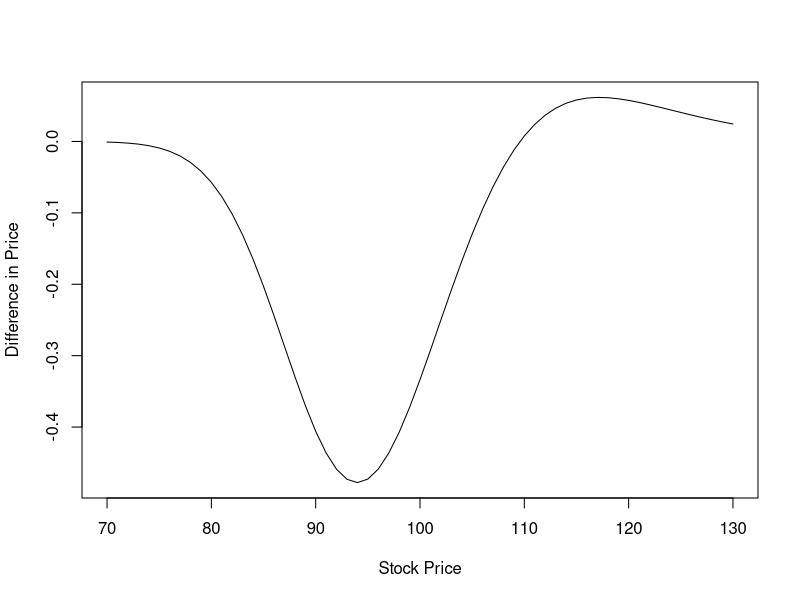
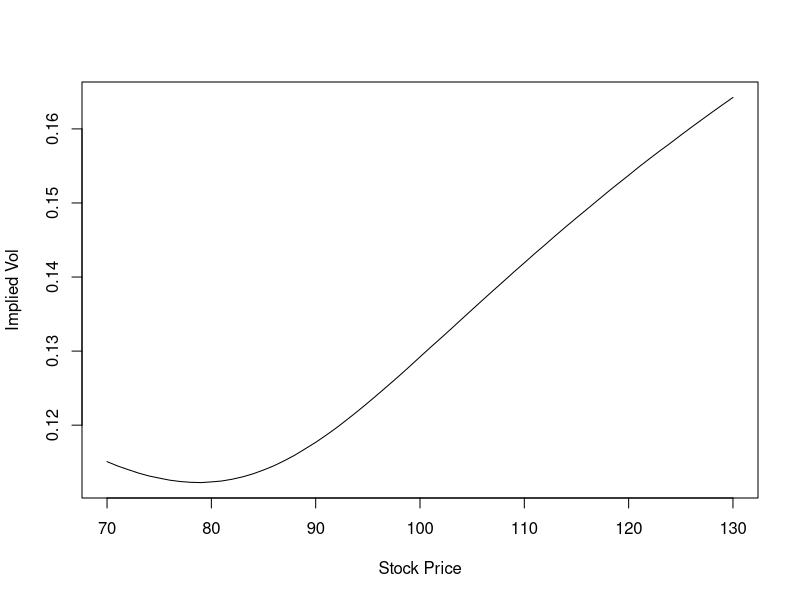
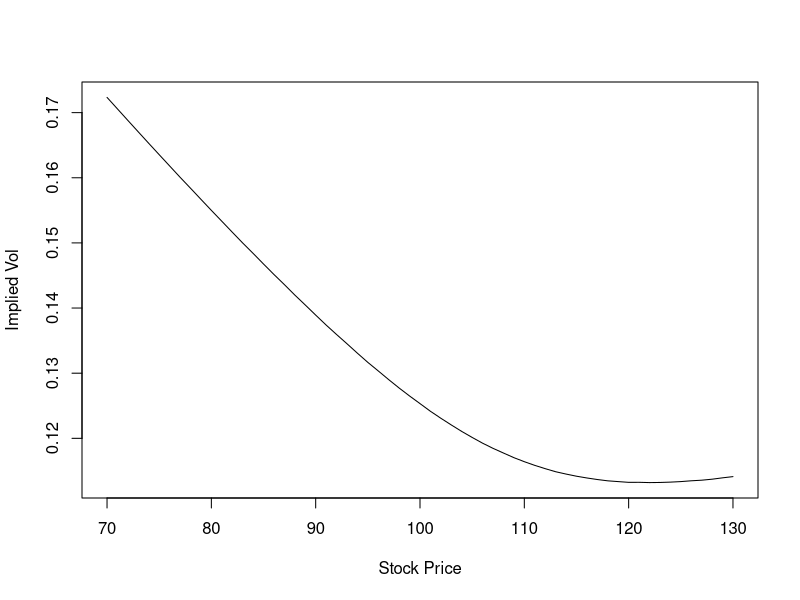

Write the R code that produced these figures, in order.
St = 100
K = 100
r = 0.04
t = .5
sigma = .3
rho = -.5
vt = .01
k = 6
lambda = 0
theta = 0.02
callHestoncf = function(S, K, t, r, q, v0, theta, rho, k, sigma,
                         implVol = FALSE) {
  if (sigma < 0.01)
    sigma = 0.01
  P1 = function(u,S,K,t,r,q,v0,theta,rho,k,sigma) {
    p = Re(exp(-1i * log(K) * u) *
              cfHeston(u - 1i, S, t, r, q, v0, theta, rho, k, sigma) /
              (1i * u * S * exp((r-q) * t)))
    p
  }
  P2 = function(u,S,K,t,r,q,v0,theta,rho,k,sigma) {
    p = Re(exp(-1i * log(K) * u) *
              cfHeston(u  ,S,t,r,q,v0,theta,rho,k,sigma) /
              (1i * u))
    p
  }
  cfHeston = function(u,S,t,r,q,v0,theta,rho,k,sigma) {
    d = sqrt((rho * sigma * 1i * u - k)^2 + sigma^2 *
                (1i * u + u ^ 2))
    g = (k - rho * sigma * 1i * u - d) /
      (k - rho * sigma * 1i * u + d)
    cf1 = 1i * u * (log(S) + (r - q) * t)
    cf2 = theta*k/(sigma^2)*((k - rho * sigma * 1i * u - d) *
                             t - 2 * log((1 - g * exp(-d * t)) / (1 - g)))
    cf3 = v0 / sigma^2 * (k - rho * sigma * 1i * u - d) *
      (1 - exp(-d * t)) / (1 - g * exp(-d * t))
    cf  = exp(cf1 + cf2 + cf3)
    cf
  }
  
  ## pricing
  vP1 = 0.5 + 1/pi * integrate(P1,lower = 0, upper = Inf,
                                S, K, t, r, q, v0, theta, rho, k, sigma)$value
  vP2 = 0.5 + 1/pi * integrate(P2,lower = 0, upper = Inf,
                                S, K, t, r, q, v0, theta, rho, k, sigma)$value
  result = exp(-q * t) * S * vP1 - exp(-r * t) * K * vP2;
  
  ## implied BSM vol
  if (implVol) {
    diffPrice = function(vol,call,S,K,t,r,q){
      d1 = (log(S/K)+(r - q + vol^2/2)*t)/(vol*sqrt(t))
      d2 = d1 - vol*sqrt(t)
      callBSM = S * exp(-q * t) * pnorm(d1) -
        K * exp(-r * t) * pnorm(d2)
      call - callBSM
    }
    impliedVol = uniroot(diffPrice, interval = c(0.0001, 2),
                          call = result, S = S, K = K,
                          t = t, r = r, q = q)[[1L]]
    result = list(value = result, impliedVol = impliedVol)
  }
  result
}

Call = function(S, K, r, t, sigma, del) 
{
  d1 = (log(S/K) + (r - del + sigma^2/2)*t) / (sigma*sqrt(t))
  d2 = d1 - sigma*sqrt(t)
  return(list(S*exp(-del*t)*pnorm(d1)- K*exp(-r*t)*pnorm(d2), pnorm(d1), pnorm(d2)))
}
#Part a
h_price = callHestoncf(St,K,t,r,0,vt,theta,rho,k,sigma)
bs_price = Call(St,K,r,t,sqrt(theta),0)[[1]]

#Part b
stocks = seq(70,130)
diffs = rep(0,length(stocks))
impliedVols =  rep(0,length(stocks))
for (i in 1:length(diffs)){
  diffs[i] = callHestoncf(stocks[i],K,t,r,0,vt,theta,rho,k,sigma)-Call(stocks[i],K,r,t,sqrt(theta),0)[[1]]
  impliedVols[i]= callHestoncf(stocks[i],K,t,r,0,vt,theta,rho,k,sigma,implVol=T)$impliedVol
}
plot(stocks,diffs,type="l",ylab="Difference in Price",xlab="Stock Price")
#part c
plot(stocks,impliedVols,type="l",ylab="Implied Vol",xlab="Stock Price")
#part d
rho = .5
stocks = seq(70,130)
diffs = rep(0,length(stocks))
impliedVols =  rep(0,length(stocks))
for (i in 1:length(diffs)){
  diffs[i] = callHestoncf(stocks[i],K,t,r,0,vt,theta,rho,k,sigma)-Call(stocks[i],K,r,t,sqrt(theta),0)[[1]]
  impliedVols[i]= callHestoncf(stocks[i],K,t,r,0,vt,theta,rho,k,sigma,implVol=T)$impliedVol
}
plot(stocks,impliedVols,type="l",ylab="Implied Vol",xlab="Stock Price")
